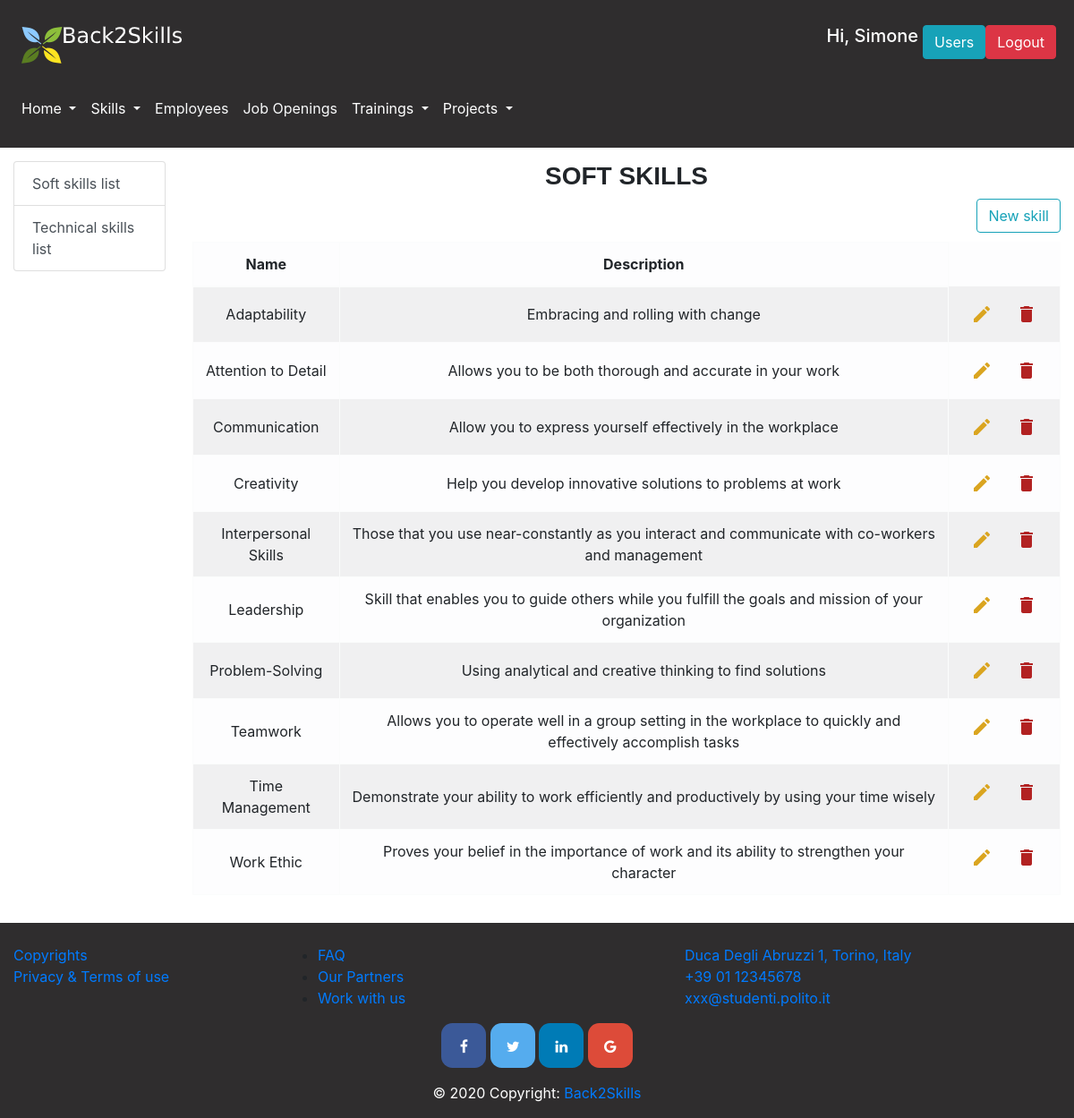
The app's page /skills (signed in) with its own data.
### database.py (models this page shows, shortened)
class User(db.Model):
    __tablename__ = 'user'
    id = db.Column(db.Integer, primary_key=True)
    name = db.Column(db.String)
    surname = db.Column(db.String)
    email = db.Column(db.String, nullable=False, unique=True)
    password = db.Column(db.String, nullable=False)
    admin = db.Column(db.Boolean)
    project = db.Column(db.Integer, db.ForeignKey('project.id'))
    @property
    def is_authenticated(self):
        return True

class Skill(db.Model):
    __tablename__ = 'skill'
    id = db.Column(db.Integer, primary_key=True)
    name = db.Column(db.String)
    description = db.Column(db.String)
    type = db.Column(db.String) #HAS TO BE "Soft" OR "Hard", no other options
    employee = db.relationship("Employee", secondary="employee_skill")
    training = db.relationship("Training", secondary="training_skill")
    role_in_project = db.relationship('Role_in_project', secondary="role_in_project_skill")
    role = db.relationship("Role", secondary="role_skill")

### app.py (the view, shortened to what this page needs)
@app.route("/skills", methods=['GET','POST'])
@app.route('/skills/<kind>')
@login_required
def skills(kind="soft"):
    skills_list=[]
    if kind == "soft":
        skills_list = get_soft_skills()
    elif kind == "hard":
        skills_list = get_hard_skills()
    return render_template('skills.html', skills=skills_list, skill_type=kind)

### app.py (called while the page is built)
@login_manager.user_loader
def load_user(user_id):
    return get_user_by_id(user_id)

@app.after_request
def add_header(r):
    r.headers["Cache-Control"] = "no-cache, no-store, must-revalidate"
    r.headers["Pragma"] = "no-cache"
    r.headers["Expires"] = "0"
    r.headers['Cache-Control'] = 'public, max-age=0'
    return r

### database.py (called while the page is built)
def get_user_by_id(user_id):
    return User.query.filter(User.id==user_id).first()

def get_soft_skills():
    ss=Skill.query.filter(or_(Skill.type=="soft",Skill.type=="Soft")).all()
    ss.sort(key=lambda x: x.name)
    return ss

### templates/skills.html (shortened to what this page needs)
{% extends "layout.html" %}
    {% block pageContent %}
        <div class="row">
        <div class="col-md-2">
          <div class="content-section">
              <div class="list-group">
                  <a href="/skills/soft" class="list-group-item list-group-item-action">Soft skills list</a>
                  <a href="/skills/hard" class="list-group-item list-group-item-action">Technical skills list</a>
              </div>
          </div>
        </div>
          <div class="col-md-10">
              {% block sectionContent %}
                  <h3 class="section-title">{{ skill_type }} skills</h3>
                  {% if current_user.is_authenticated and current_user.admin %}
                      <button type="button" class="btn btn-outline-info float-right" data-toggle="modal" data-target="#newSkillModal">
                          New skill
                      </button>
                  <br/>
                  {% endif %}
                  <br/>
                  <div class="table-responsive">
                      <table class="table table-bordered table-light table-striped text-center">
                          <thead>
                            <tr>
                              <th scope="col">Name</th>
                              <th scope="col">Description</th>
                            </tr>
                          </thead>
                          <tbody>
                              {% for skill in skills %}
                                  <tr>
                                      <td class="align-middle">{{skill.name}}</td>
                                      <td class="align-middle">{{ skill.description }}</td>
                                      {% if current_user.is_authenticated and current_user.admin %}
                                          <td>
                                              <div class="btn-group" role="group" aria-label="Basic example">
                                                      <button type="button" class="btn d-flex justify-content-center align-content-between" data-toggle="modal" data-target="#editSkillModal" data-skillid="{{ skill.id }}" data-name="{{ skill.name }}" data-description="{{ skill.description }}" data-kind="{{ skill.type }}" >
                                                          <i class="material-icons" style="color: goldenrod">edit </i>
                                                      </button>
                                                  <form action="{{ url_for('skills') }}" method="POST" onsubmit="return confirm('Do you really want to delete this skill?');">
                                                      <button type="submit" class="btn d-flex justify-content-center align-content-between">
                                                          <i class="material-icons" style="color: #b22222">delete</i>
                                                      </button>
                                                  </form>
                                              </div>
                                          </td>
                                      {% endif %}
                                  </tr>
                              {% endfor %}
                          </tbody>
                      </table>
                  </div>
              {% endblock %}
          </div>
        </div>
    {% endblock %}

### templates/layout.html (shortened to what this page needs)
<!DOCTYPE html>
<html lang="en">
<head>
    <link rel="stylesheet" href="{{ url_for('static',filename='css/bootstrap.css') }}" >
    <link rel="stylesheet" href="{{ url_for('static',filename='css/bootstrap-override.css') }}" >
</head>
<body>
<header>
    <nav class="navbar navbar-expand-lg navbar-light light-dark" id="loginNavbar">
        <a class="navbar-brand" href="/home"><img src="/static/images/Logosmallwhite.png" alt=""></a>
        {% if current_user.is_authenticated%}
            <div class="btn-group ml-auto mr-1">
                <h5 style="color: white; margin-right: 5px;">Hi, {{ current_user.name }}</h5>
                {% if current_user.admin %}
                    <a href="/users"><button class="btn btn-info">Users</button></a>
                {% else %}
                    {% if current_user.project %}
                        <a href="/project/{{ current_user.project }}"><button class="btn btn-info">Your project</button></a>
                    {% endif %}
                {% endif %}
                <form action="/logout" method="POST">
                    <button type="submit" class="btn btn-danger">Logout</button>
                </form>
            </div>
        {% else %}
            <a href="/login" class="btn btn-info ml-auto mr-1" role="button">Login</a>
        {% endif %}
    </nav>
    <nav class="navbar navbar-expand-lg navbar-light text-white light-dark" id="menuNavbar">
        <div class="collapse navbar-collapse" id="navbarSupportedContent">
            <ul class="navbar-nav mr-auto">
                <li class="nav-item dropdown ">
                    <a class="nav-link dropdown-toggle text-white" href="#" id="homepageDropdown" role="button" data-toggle="dropdown" aria-haspopup="true" aria-expanded="false">
                        Home
                    </a>
                </li>
                <li class="nav-item dropdown">
                    <a class="nav-link dropdown-toggle text-white" href="/skills" id="skillsDropdown" role="button" data-toggle="dropdown" aria-haspopup="true" aria-expanded="false">
                        Skills
                    </a>
                </li>
                <li class="nav-item">
                    <a class="nav-link" href="/employees" id="employeesButton" role="button" aria-haspopup="true" aria-expanded="false" >
                        <p class="text-light"> Employees</p>
                    </a>
                </li>
                <li class="nav-item">
                    <a class="nav-link" href="/jobs" id="jobsButton" role="button" aria-haspopup="true" aria-expanded="false">
                        <p class="text-light">Job Openings</p>
                    </a>
                </li>
                <li class="nav-item dropdown">
                    <a class="nav-link dropdown-toggle text-white" href="#" id="trainingsDropdown" role="button" data-toggle="dropdown" aria-haspopup="true" aria-expanded="false">
                        Trainings
                    </a>
                </li>
                <li class="nav-item dropdown">
                    <a class="nav-link dropdown-toggle text-white" href="#" id="projectsDropdown" role="button" data-toggle="dropdown" aria-haspopup="true" aria-expanded="false">
                        Projects
                    </a>
                </li>
            </ul>
        </div>
    </nav>
</header>
<main role="main" id="main-container">
    {% block pageContent %}
    {% endblock %}
</main>
<footer class="page-footer font-small light-dark pt-4">
    <div class="container-fluid text-center text-md-left">
        <div class="row">
            <div class="col-md-3 mb-md-0 mb-3">
                <ul class="list-unstyled">
                    <li>
                        <a href="#">Copyrights</a>
                    </li>
                    <li>
                        <a href="#">Privacy & Terms of use</a>
                    </li>
                </ul>
            </div>
            <div class="col-md-3 mb-md-0 mb-3">
                <ul>
                    <li>
                        <a href="/faq" role="button">FAQ</a>
                    </li>
                    <li>
                        <a href="#">Our Partners</a>
                    </li>
                    <li>
                        <a href="#">Work with us</a>
                    </li>
                </ul>
            </div>
            <div class="col-md-3 mx-auto">
                <ul class="list-unstyled">
                    <li>
                        <a href="#!">Duca Degli Abruzzi 1, Torino, Italy</a>
                    </li>
                    <li>
                        <a href="#!">+39 01 12345678</a>
                    </li>
                    <li>
                        <a href="#!">xxx@studenti.polito.it</a>
                    </li>
                </ul>
            </div>
        </div>
    </div>
    <div class="container">
        <div class="mx-auto" style="width: 400px;">
            <link rel="stylesheet" href="https://cdnjs.cloudflare.com/ajax/libs/font-awesome/4.7.0/css/font-awesome.min.css">
            <div class=" text-center">
                <a href="#" class="fa fa-facebook" style="font-size: medium"></a>
                <a href="#" class="fa fa-twitter" style="font-size: medium"></a>
                <a href="#" class="fa fa-linkedin" style="font-size: medium"></a>
                <a href="#" class="fa fa-google" style="font-size: medium"></a>
            </div>
        </div>
    </div>
    <div class="footer-copyright text-white text-center py-3">© 2020 Copyright:
        <a href=""> Back2Skills</a>
    </div>
</footer>
</body>
</html>

### records on screen
User: name "Simone"
Skill: name "Adaptability", description "Embracing and rolling with change"
Skill: name "Attention to Detail", description "Allows you to be both thorough and accurate in your work"
Skill: name "Communication", description "Allow you to express yourself effectively in the workplace"
Skill: name "Creativity", description "Help you develop innovative solutions to problems at work"
Skill: name "Interpersonal Skills", description "Those that you use near-constantly as you interact and communicate with co-workers and management"
Skill: name "Leadership", description "Skill that enables you to guide others while you fulfill the goals and mission of your organization"
Skill: name "Problem-Solving", description "Using analytical and creative thinking to find solutions"
Skill: name "Teamwork", description "Allows you to operate well in a group setting in the workplace to quickly and effectively accomplish tasks"
Skill: name "Time Management", description "Demonstrate your ability to work efficiently and productively by using your time wisely"
Skill: name "Work Ethic", description "Proves your belief in the importance of work and its ability to strengthen your character"

### other values on screen
{{ skill_type }} "SOFT"
